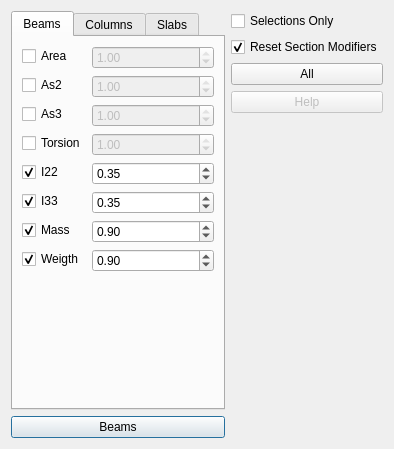
<?xml version="1.0" encoding="UTF-8"?>
<ui version="4.0">
 <class>Dialog</class>
 <widget class="QDialog" name="Dialog">
  <property name="geometry">
   <rect>
    <x>0</x>
    <y>0</y>
    <width>394</width>
    <height>449</height>
   </rect>
  </property>
  <property name="windowTitle">
   <string>Assign Modifiers</string>
  </property>
  <layout class="QHBoxLayout" name="horizontalLayout">
   <item>
    <layout class="QVBoxLayout" name="verticalLayout_2">
     <item>
      <widget class="QTabWidget" name="tabwidget">
       <property name="tabPosition">
        <enum>QTabWidget::North</enum>
       </property>
       <property name="currentIndex">
        <number>0</number>
       </property>
       <property name="documentMode">
        <bool>false</bool>
       </property>
       <widget class="QWidget" name="beams">
        <attribute name="title">
         <string>Beams</string>
        </attribute>
        <layout class="QFormLayout" name="formLayout_2">
         <item row="0" column="0">
          <widget class="QCheckBox" name="beam_area_checkbox">
           <property name="text">
            <string>Area</string>
           </property>
          </widget>
         </item>
         <item row="0" column="1">
          <widget class="QDoubleSpinBox" name="beam_area_spinbox">
           <property name="enabled">
            <bool>false</bool>
           </property>
           <property name="maximum">
            <double>1.000000000000000</double>
           </property>
           <property name="singleStep">
            <double>0.100000000000000</double>
           </property>
           <property name="value">
            <double>1.000000000000000</double>
           </property>
          </widget>
         </item>
         <item row="1" column="0">
          <widget class="QCheckBox" name="beam_as2_checkbox">
           <property name="text">
            <string>As2</string>
           </property>
          </widget>
         </item>
         <item row="1" column="1">
          <widget class="QDoubleSpinBox" name="beam_as2_spinbox">
           <property name="enabled">
            <bool>false</bool>
           </property>
           <property name="maximum">
            <double>1.000000000000000</double>
           </property>
           <property name="singleStep">
            <double>0.100000000000000</double>
           </property>
           <property name="value">
            <double>1.000000000000000</double>
           </property>
          </widget>
         </item>
         <item row="2" column="0">
          <widget class="QCheckBox" name="beam_as3_checkbox">
           <property name="text">
            <string>As3</string>
           </property>
          </widget>
         </item>
         <item row="2" column="1">
          <widget class="QDoubleSpinBox" name="beam_as3_spinbox">
           <property name="enabled">
            <bool>false</bool>
           </property>
           <property name="maximum">
            <double>1.000000000000000</double>
           </property>
           <property name="singleStep">
            <double>0.100000000000000</double>
           </property>
           <property name="value">
            <double>1.000000000000000</double>
           </property>
          </widget>
         </item>
         <item row="3" column="0">
          <widget class="QCheckBox" name="beam_torsion_checkbox">
           <property name="text">
            <string>Torsion</string>
           </property>
          </widget>
         </item>
         <item row="3" column="1">
          <widget class="QDoubleSpinBox" name="beam_torsion_spinbox">
           <property name="enabled">
            <bool>false</bool>
           </property>
           <property name="maximum">
            <double>1.000000000000000</double>
           </property>
           <property name="singleStep">
            <double>0.100000000000000</double>
           </property>
           <property name="value">
            <double>1.000000000000000</double>
           </property>
          </widget>
         </item>
         <item row="4" column="0">
          <widget class="QCheckBox" name="beam_i22_checkbox">
           <property name="text">
            <string>I22</string>
           </property>
           <property name="checked">
            <bool>true</bool>
           </property>
          </widget>
         </item>
         <item row="4" column="1">
          <widget class="QDoubleSpinBox" name="beam_i22_spinbox">
           <property name="enabled">
            <bool>true</bool>
           </property>
           <property name="maximum">
            <double>1.000000000000000</double>
           </property>
           <property name="singleStep">
            <double>0.100000000000000</double>
           </property>
           <property name="value">
            <double>0.350000000000000</double>
           </property>
          </widget>
         </item>
         <item row="5" column="0">
          <widget class="QCheckBox" name="beam_i33_checkbox">
           <property name="text">
            <string>I33</string>
           </property>
           <property name="checked">
            <bool>true</bool>
           </property>
          </widget>
         </item>
         <item row="5" column="1">
          <widget class="QDoubleSpinBox" name="beam_i33_spinbox">
           <property name="maximum">
            <double>1.000000000000000</double>
           </property>
           <property name="singleStep">
            <double>0.100000000000000</double>
           </property>
           <property name="value">
            <double>0.350000000000000</double>
           </property>
          </widget>
         </item>
         <item row="6" column="0">
          <widget class="QCheckBox" name="beam_mass_checkbox">
           <property name="text">
            <string>Mass</string>
           </property>
           <property name="checked">
            <bool>true</bool>
           </property>
          </widget>
         </item>
         <item row="6" column="1">
          <widget class="QDoubleSpinBox" name="beam_mass_spinbox">
           <property name="enabled">
            <bool>true</bool>
           </property>
           <property name="maximum">
            <double>50.000000000000000</double>
           </property>
           <property name="singleStep">
            <double>0.100000000000000</double>
           </property>
           <property name="value">
            <double>0.900000000000000</double>
           </property>
          </widget>
         </item>
         <item row="7" column="0">
          <widget class="QCheckBox" name="beam_weight_checkbox">
           <property name="text">
            <string>Weigth</string>
           </property>
           <property name="checked">
            <bool>true</bool>
           </property>
          </widget>
         </item>
         <item row="7" column="1">
          <widget class="QDoubleSpinBox" name="beam_weight_spinbox">
           <property name="enabled">
            <bool>true</bool>
           </property>
           <property name="maximum">
            <double>50.000000000000000</double>
           </property>
           <property name="singleStep">
            <double>0.100000000000000</double>
           </property>
           <property name="value">
            <double>0.900000000000000</double>
           </property>
          </widget>
         </item>
        </layout>
       </widget>
       <widget class="QWidget" name="columns">
        <attribute name="title">
         <string>Columns</string>
        </attribute>
        <layout class="QFormLayout" name="formLayout">
         <item row="0" column="0">
          <widget class="QCheckBox" name="column_area_checkbox">
           <property name="text">
            <string>Area</string>
           </property>
          </widget>
         </item>
         <item row="0" column="1">
          <widget class="QDoubleSpinBox" name="column_area_spinbox">
           <property name="enabled">
            <bool>false</bool>
           </property>
           <property name="maximum">
            <double>1.000000000000000</double>
           </property>
           <property name="singleStep">
            <double>0.100000000000000</double>
           </property>
           <property name="value">
            <double>1.000000000000000</double>
           </property>
          </widget>
         </item>
         <item row="1" column="0">
          <widget class="QCheckBox" name="column_as2_checkbox">
           <property name="text">
            <string>As2</string>
           </property>
          </widget>
         </item>
         <item row="1" column="1">
          <widget class="QDoubleSpinBox" name="column_as2_spinbox">
           <property name="enabled">
            <bool>false</bool>
           </property>
           <property name="maximum">
            <double>1.000000000000000</double>
           </property>
           <property name="singleStep">
            <double>0.100000000000000</double>
           </property>
           <property name="value">
            <double>1.000000000000000</double>
           </property>
          </widget>
         </item>
         <item row="2" column="0">
          <widget class="QCheckBox" name="column_as3_checkbox">
           <property name="text">
            <string>As3</string>
           </property>
          </widget>
         </item>
         <item row="2" column="1">
          <widget class="QDoubleSpinBox" name="column_as3_spinbox">
           <property name="enabled">
            <bool>false</bool>
           </property>
           <property name="maximum">
            <double>1.000000000000000</double>
           </property>
           <property name="singleStep">
            <double>0.100000000000000</double>
           </property>
           <property name="value">
            <double>1.000000000000000</double>
           </property>
          </widget>
         </item>
         <item row="3" column="0">
          <widget class="QCheckBox" name="column_torsion_checkbox">
           <property name="text">
            <string>Torsion</string>
           </property>
          </widget>
         </item>
         <item row="3" column="1">
          <widget class="QDoubleSpinBox" name="column_torsion_spinbox">
           <property name="enabled">
            <bool>false</bool>
           </property>
           <property name="maximum">
            <double>1.000000000000000</double>
           </property>
           <property name="singleStep">
            <double>0.100000000000000</double>
           </property>
           <property name="value">
            <double>1.000000000000000</double>
           </property>
          </widget>
         </item>
         <item row="4" column="0">
          <widget class="QCheckBox" name="column_i22_checkbox">
           <property name="text">
            <string>I22</string>
           </property>
           <property name="checked">
            <bool>true</bool>
           </property>
          </widget>
         </item>
         <item row="4" column="1">
          <widget class="QDoubleSpinBox" name="column_i22_spinbox">
           <property name="enabled">
            <bool>true</bool>
           </property>
           <property name="maximum">
            <double>1.000000000000000</double>
           </property>
           <property name="singleStep">
            <double>0.100000000000000</double>
           </property>
           <property name="value">
            <double>0.700000000000000</double>
           </property>
          </widget>
         </item>
         <item row="5" column="0">
          <widget class="QCheckBox" name="column_i33_checkbox">
           <property name="text">
            <string>I33</string>
           </property>
           <property name="checked">
            <bool>true</bool>
           </property>
          </widget>
         </item>
         <item row="5" column="1">
          <widget class="QDoubleSpinBox" name="column_i33_spinbox">
           <property name="maximum">
            <double>1.000000000000000</double>
           </property>
           <property name="singleStep">
            <double>0.100000000000000</double>
           </property>
           <property name="value">
            <double>0.700000000000000</double>
           </property>
          </widget>
         </item>
         <item row="6" column="0">
          <widget class="QCheckBox" name="column_mass_checkbox">
           <property name="text">
            <string>Mass</string>
           </property>
          </widget>
         </item>
         <item row="6" column="1">
          <widget class="QDoubleSpinBox" name="column_mass_spinbox">
           <property name="enabled">
            <bool>false</bool>
           </property>
           <property name="maximum">
            <double>1.000000000000000</double>
           </property>
           <property name="singleStep">
            <double>0.100000000000000</double>
           </property>
           <property name="value">
            <double>1.000000000000000</double>
           </property>
          </widget>
         </item>
         <item row="7" column="0">
          <widget class="QCheckBox" name="column_weight_checkbox">
           <property name="text">
            <string>Weigth</string>
           </property>
          </widget>
         </item>
         <item row="7" column="1">
          <widget class="QDoubleSpinBox" name="column_weight_spinbox">
           <property name="enabled">
            <bool>false</bool>
           </property>
           <property name="maximum">
            <double>1.000000000000000</double>
           </property>
           <property name="singleStep">
            <double>0.100000000000000</double>
           </property>
           <property name="value">
            <double>1.000000000000000</double>
           </property>
          </widget>
         </item>
        </layout>
       </widget>
       <widget class="QWidget" name="tab">
        <attribute name="title">
         <string>Slabs</string>
        </attribute>
        <layout class="QFormLayout" name="formLayout_3">
         <item row="0" column="0">
          <widget class="QCheckBox" name="slabs_f11_checkbox">
           <property name="text">
            <string>f11</string>
           </property>
          </widget>
         </item>
         <item row="0" column="1">
          <widget class="QDoubleSpinBox" name="slabs_f11_spinbox">
           <property name="enabled">
            <bool>false</bool>
           </property>
           <property name="maximum">
            <double>1.000000000000000</double>
           </property>
           <property name="singleStep">
            <double>0.100000000000000</double>
           </property>
           <property name="value">
            <double>1.000000000000000</double>
           </property>
          </widget>
         </item>
         <item row="1" column="0">
          <widget class="QCheckBox" name="slabs_f22_checkbox">
           <property name="text">
            <string>f22</string>
           </property>
          </widget>
         </item>
         <item row="1" column="1">
          <widget class="QDoubleSpinBox" name="slabs_f22_spinbox">
           <property name="enabled">
            <bool>false</bool>
           </property>
           <property name="maximum">
            <double>1.000000000000000</double>
           </property>
           <property name="singleStep">
            <double>0.100000000000000</double>
           </property>
           <property name="value">
            <double>1.000000000000000</double>
           </property>
          </widget>
         </item>
         <item row="2" column="0">
          <widget class="QCheckBox" name="slabs_f12_checkbox">
           <property name="text">
            <string>f12</string>
           </property>
          </widget>
         </item>
         <item row="2" column="1">
          <widget class="QDoubleSpinBox" name="slabs_f12_spinbox">
           <property name="enabled">
            <bool>false</bool>
           </property>
           <property name="maximum">
            <double>1.000000000000000</double>
           </property>
           <property name="singleStep">
            <double>0.100000000000000</double>
           </property>
           <property name="value">
            <double>1.000000000000000</double>
           </property>
          </widget>
         </item>
         <item row="3" column="0">
          <widget class="QCheckBox" name="slabs_m11_checkbox">
           <property name="text">
            <string>m11</string>
           </property>
           <property name="checked">
            <bool>true</bool>
           </property>
          </widget>
         </item>
         <item row="3" column="1">
          <widget class="QDoubleSpinBox" name="slabs_m11_spinbox">
           <property name="enabled">
            <bool>true</bool>
           </property>
           <property name="minimum">
            <double>0.000000000000000</double>
           </property>
           <property name="maximum">
            <double>1.000000000000000</double>
           </property>
           <property name="singleStep">
            <double>0.100000000000000</double>
           </property>
           <property name="value">
            <double>0.250000000000000</double>
           </property>
          </widget>
         </item>
         <item row="4" column="0">
          <widget class="QCheckBox" name="slabs_m22_checkbox">
           <property name="text">
            <string>m22</string>
           </property>
           <property name="checked">
            <bool>true</bool>
           </property>
          </widget>
         </item>
         <item row="4" column="1">
          <widget class="QDoubleSpinBox" name="slabs_m22_spinbox">
           <property name="enabled">
            <bool>true</bool>
           </property>
           <property name="minimum">
            <double>0.000000000000000</double>
           </property>
           <property name="maximum">
            <double>1.000000000000000</double>
           </property>
           <property name="singleStep">
            <double>0.100000000000000</double>
           </property>
           <property name="value">
            <double>0.250000000000000</double>
           </property>
          </widget>
         </item>
         <item row="5" column="0">
          <widget class="QCheckBox" name="slabs_m12_checkbox">
           <property name="text">
            <string>m12</string>
           </property>
           <property name="checked">
            <bool>true</bool>
           </property>
          </widget>
         </item>
         <item row="5" column="1">
          <widget class="QDoubleSpinBox" name="slabs_m12_spinbox">
           <property name="minimum">
            <double>0.000000000000000</double>
           </property>
           <property name="maximum">
            <double>1.000000000000000</double>
           </property>
           <property name="singleStep">
            <double>0.100000000000000</double>
           </property>
           <property name="value">
            <double>0.250000000000000</double>
           </property>
          </widget>
         </item>
         <item row="10" column="0">
          <widget class="QCheckBox" name="slabs_mass_checkbox">
           <property name="text">
            <string>Mass</string>
           </property>
          </widget>
         </item>
         <item row="10" column="1">
          <widget class="QDoubleSpinBox" name="column_mass_spinbox_2">
           <property name="enabled">
            <bool>false</bool>
           </property>
           <property name="maximum">
            <double>1.000000000000000</double>
           </property>
           <property name="singleStep">
            <double>0.100000000000000</double>
           </property>
           <property name="value">
            <double>1.000000000000000</double>
           </property>
          </widget>
         </item>
         <item row="11" column="0">
          <widget class="QCheckBox" name="slabs_weight_checkbox">
           <property name="text">
            <string>Weigth</string>
           </property>
          </widget>
         </item>
         <item row="11" column="1">
          <widget class="QDoubleSpinBox" name="column_weight_spinbox_2">
           <property name="enabled">
            <bool>false</bool>
           </property>
           <property name="maximum">
            <double>1.000000000000000</double>
           </property>
           <property name="singleStep">
            <double>0.100000000000000</double>
           </property>
           <property name="value">
            <double>1.000000000000000</double>
           </property>
          </widget>
         </item>
         <item row="7" column="1">
          <widget class="QDoubleSpinBox" name="slabs_v13_spinbox">
           <property name="enabled">
            <bool>false</bool>
           </property>
           <property name="maximum">
            <double>1.000000000000000</double>
           </property>
           <property name="singleStep">
            <double>0.100000000000000</double>
           </property>
           <property name="value">
            <double>1.000000000000000</double>
           </property>
          </widget>
         </item>
         <item row="7" column="0">
          <widget class="QCheckBox" name="slabs_v13_checkbox">
           <property name="text">
            <string>v13</string>
           </property>
           <property name="checked">
            <bool>false</bool>
           </property>
          </widget>
         </item>
         <item row="9" column="1">
          <widget class="QDoubleSpinBox" name="slabs_v23_spinbox">
           <property name="enabled">
            <bool>false</bool>
           </property>
           <property name="maximum">
            <double>1.000000000000000</double>
           </property>
           <property name="singleStep">
            <double>0.100000000000000</double>
           </property>
           <property name="value">
            <double>1.000000000000000</double>
           </property>
          </widget>
         </item>
         <item row="9" column="0">
          <widget class="QCheckBox" name="slabs_v23_checkbox">
           <property name="text">
            <string>v23</string>
           </property>
           <property name="checked">
            <bool>false</bool>
           </property>
          </widget>
         </item>
        </layout>
       </widget>
      </widget>
     </item>
     <item>
      <widget class="QPushButton" name="apply_to_etabs_button">
       <property name="toolTip">
        <string>Export Selected Load Combinations To ETABS Model</string>
       </property>
       <property name="text">
        <string>Beams</string>
       </property>
       <property name="icon">
        <iconset>
         <normaloff>:/civiltools/images/etabs.png</normaloff>:/civiltools/images/etabs.png</iconset>
       </property>
       <property name="iconSize">
        <size>
         <width>60</width>
         <height>60</height>
        </size>
       </property>
       <property name="shortcut">
        <string>Ctrl+S</string>
       </property>
      </widget>
     </item>
    </layout>
   </item>
   <item>
    <layout class="QVBoxLayout" name="verticalLayout">
     <item>
      <widget class="QCheckBox" name="selected_obj">
       <property name="text">
        <string>Selections Only</string>
       </property>
       <property name="checked">
        <bool>false</bool>
       </property>
      </widget>
     </item>
     <item>
      <widget class="QCheckBox" name="reset_section_modifiers">
       <property name="text">
        <string>Reset Section Modifiers</string>
       </property>
       <property name="checked">
        <bool>true</bool>
       </property>
      </widget>
     </item>
     <item>
      <widget class="QPushButton" name="apply_to_etabs_button_all">
       <property name="enabled">
        <bool>true</bool>
       </property>
       <property name="toolTip">
        <string>Export Selected Load Combinations To ETABS Model</string>
       </property>
       <property name="text">
        <string>All</string>
       </property>
       <property name="icon">
        <iconset>
         <normaloff>:/civiltools/images/etabs.png</normaloff>:/civiltools/images/etabs.png</iconset>
       </property>
       <property name="iconSize">
        <size>
         <width>60</width>
         <height>60</height>
        </size>
       </property>
       <property name="shortcut">
        <string>Ctrl+S</string>
       </property>
      </widget>
     </item>
     <item>
      <widget class="QPushButton" name="help">
       <property name="enabled">
        <bool>false</bool>
       </property>
       <property name="text">
        <string>Help</string>
       </property>
       <property name="icon">
        <iconset>
         <normaloff>:/civiltools/images/help.png</normaloff>:/civiltools/images/help.png</iconset>
       </property>
       <property name="iconSize">
        <size>
         <width>60</width>
         <height>60</height>
        </size>
       </property>
      </widget>
     </item>
     <item>
      <spacer name="verticalSpacer">
       <property name="orientation">
        <enum>Qt::Vertical</enum>
       </property>
       <property name="sizeHint" stdset="0">
        <size>
         <width>20</width>
         <height>40</height>
        </size>
       </property>
      </spacer>
     </item>
    </layout>
   </item>
  </layout>
 </widget>
 <tabstops>
  <tabstop>beam_area_spinbox</tabstop>
  <tabstop>beam_as2_spinbox</tabstop>
  <tabstop>beam_as3_spinbox</tabstop>
  <tabstop>beam_torsion_spinbox</tabstop>
  <tabstop>beam_i22_spinbox</tabstop>
  <tabstop>beam_i33_spinbox</tabstop>
  <tabstop>beam_mass_spinbox</tabstop>
  <tabstop>beam_weight_spinbox</tabstop>
  <tabstop>beam_area_checkbox</tabstop>
  <tabstop>beam_as2_checkbox</tabstop>
  <tabstop>beam_as3_checkbox</tabstop>
  <tabstop>beam_torsion_checkbox</tabstop>
  <tabstop>beam_i22_checkbox</tabstop>
  <tabstop>beam_i33_checkbox</tabstop>
  <tabstop>beam_mass_checkbox</tabstop>
  <tabstop>beam_weight_checkbox</tabstop>
  <tabstop>column_area_spinbox</tabstop>
  <tabstop>column_as2_spinbox</tabstop>
  <tabstop>column_as3_spinbox</tabstop>
  <tabstop>column_torsion_spinbox</tabstop>
  <tabstop>column_i22_spinbox</tabstop>
  <tabstop>column_i33_spinbox</tabstop>
  <tabstop>column_mass_spinbox</tabstop>
  <tabstop>column_weight_spinbox</tabstop>
  <tabstop>column_area_checkbox</tabstop>
  <tabstop>column_as2_checkbox</tabstop>
  <tabstop>column_as3_checkbox</tabstop>
  <tabstop>column_torsion_checkbox</tabstop>
  <tabstop>column_i22_checkbox</tabstop>
  <tabstop>column_i33_checkbox</tabstop>
  <tabstop>column_mass_checkbox</tabstop>
  <tabstop>column_weight_checkbox</tabstop>
  <tabstop>help</tabstop>
  <tabstop>tabwidget</tabstop>
 </tabstops>
 <connections/>
</ui>
